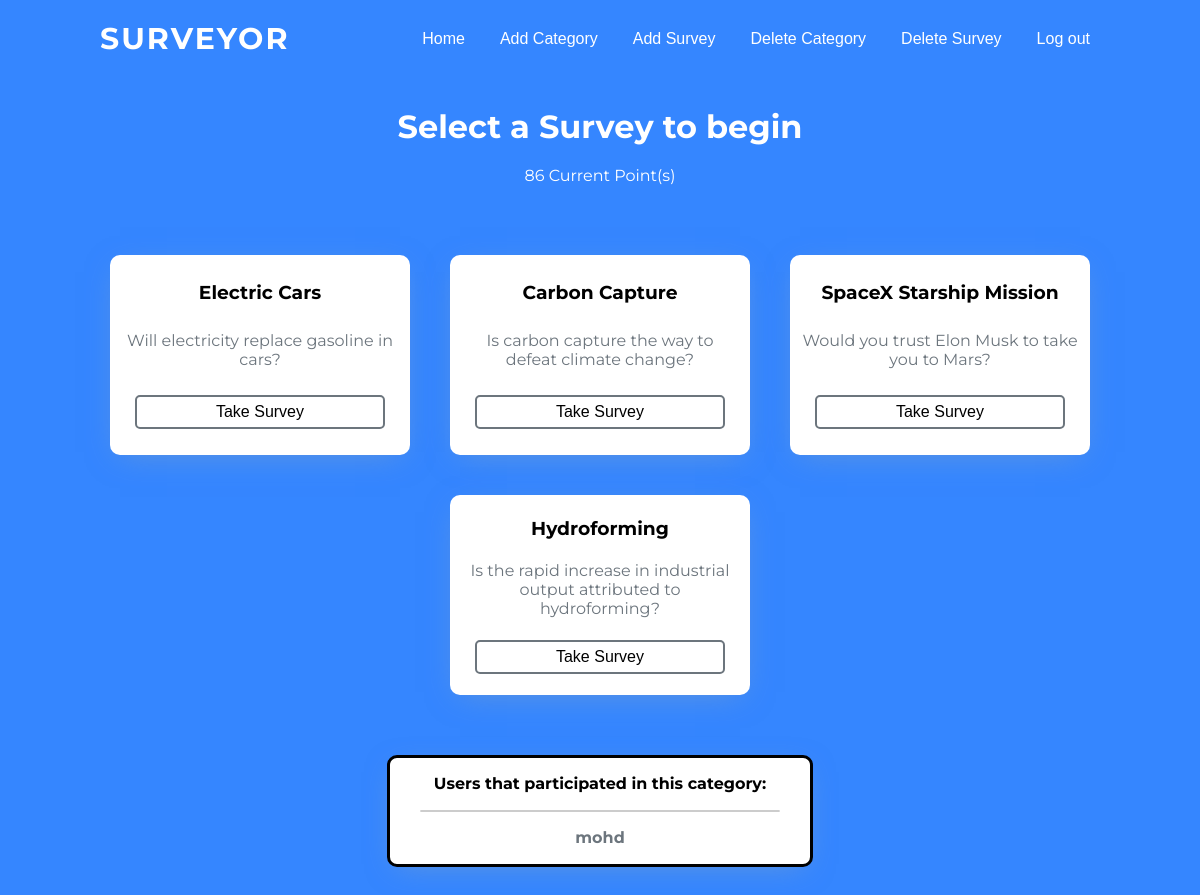
The page /surveys/2 (signed in) on the database its author committed.
### surveyapp/models.py (models this page shows, shortened)
class User(AbstractUser):
    points = models.IntegerField(default=0)

class Survey(models.Model):
    title_name = models.CharField(max_length=200)
    category = models.ForeignKey(Category, on_delete=models.CASCADE)
    subtitle = models.CharField(max_length=100, null=True)
    people = models.IntegerField(default=0)
    question = models.CharField(max_length=200, default="")
    agree = models.IntegerField(default=0)
    stronglyagree = models.IntegerField(default=0)
    neutral = models.IntegerField(default=0)
    disagree = models.IntegerField(default=0)
    stronglydisagree = models.IntegerField(default=0)

### surveyapp/views.py (the view)
# urls.py: path("surveys/<str:topic>", views.Surveys, name="surveys"),
@login_required(login_url="/login")
def Surveys(request, topic):
    surveys = Survey.objects.filter(category=topic)
    category = Category.objects.get(id=topic)
    users = category.users
    x = users.split(',')
    return render(request, "surveyapp/surveys.html", {"surveys": surveys, "points": request.user.points, "users": x})

### surveyapp/templates/surveyapp/surveys.html
{% extends "surveyapp/base.html" %}
{% block body %}
<div class="title">
  <h1>Select a Survey to begin</h1>
  <p class="points">{{request.user.points}} Current Point(s)</p>
</div>
<div class="survey-topics">
  {% for s in surveys %}
  <div class="topic">
    <h3>{{s.title_name}}</h3>
    <p>{{s.subtitle}}</p>
    <a href="{% url 'singlesurvey' s.id %}">
      <input type="button" value="Take Survey" class="survey-button">
    </a>
  </div>
  {% endfor %}
</div>
<div class="participants">
  Users that participated in this category:
  <hr>
  {% for u in users %}
  <div class="names">
    {{u}}
  </div>
  {% endfor %}
</div>
{% endblock %}

### surveyapp/static/css/styles.css (style rules this page uses)
* { margin: 0; padding: 0; }
body { font-family: Montserrat; background-color: #3586ff; }
a { text-decoration: none; color: black; }
.title { text-align: center; color: white; padding: 30px 0 30px 0; }
.survey-topics { display: flex; flex-wrap: wrap; flex-direction: row-reverse; justify-content: center; align-items: center; }
.topic { display: flex; flex-direction: column; justify-content: space-evenly; align-items: center; text-align: center; width: 300px; margin: 20px; height: 200px; background-color: white; box-shadow: 0 7px 30px -10px rgba(150, 170, 180, 0.5); border-radius: 10px; }
.topic p { color: #6c757d; margin: 0 10px; }
.points { padding: 20px; }
.survey-button { border-radius: 5px; padding: 6px 12px; background-color: transparent; border: 2px solid #6c757d; transition: 0.2s; }
.participants { border: 3px solid black; line-height: 2; display: flex; justify-content: center; flex-direction: column; text-align: center; margin: 40px auto; width: 400px; text-align: center; font-weight: bold; padding: 10px; background-color: white; box-shadow: 0 7px 30px -10px rgba(150, 170, 180, 0.5); border-radius: 10px; }
.participants hr { margin: 10px 20px; border: 1px solid #cccccc; border-radius: 50px; background-color: #cccccc; }
.names { color: #6c757d; }
input { border: none; box-sizing: border-box; background-color: #ECF0F1; outline: none; border-radius: 6px; font-size: 16px; font-weight: 200; padding: 10px 10px; width: 250px; transition: border .5s; }

### rows shown on the page
User: user.points "86", username "mohd"
Survey: title_name "SpaceX Starship Mission", subtitle "Would you trust Elon Musk to take you to Mars?"
Survey: title_name "Carbon Capture", subtitle "Is carbon capture the way to defeat climate change?"
Survey: title_name "Electric Cars", subtitle "Will electricity replace gasoline in cars?"
Survey: title_name "Hydroforming", subtitle "Is the rapid increase in industrial output attributed to hydroforming?"
